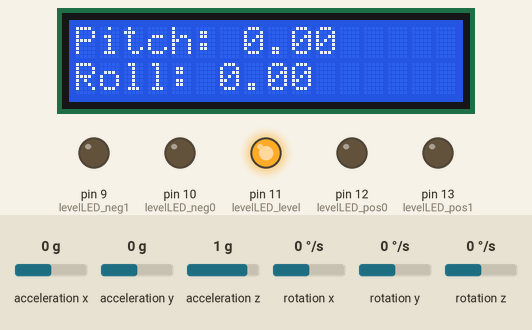
Recording of a sketch running on a simulated Arduino Uno, built with avr-gcc and run on an emulated ATmega328P. On the bench: 16×2 character LCD, output pins drawn as LEDs (lit = HIGH). Wiring (inferred from the names in the program): MPU-6050 motion sensor at I2C address 0x68. Inputs (shaded band) come from the test bench; at power-on: acceleration x 0 g, acceleration y 0 g, rotation x 0 °/s, acceleration z 1 g, rotation z 0 °/s, rotation y 0 °/s. What the sketch prints to the serial monitor is not drawn.

Above: at 6.0 s.
6.1 s: acceleration x set to -1.4 g
At 6.76 s:
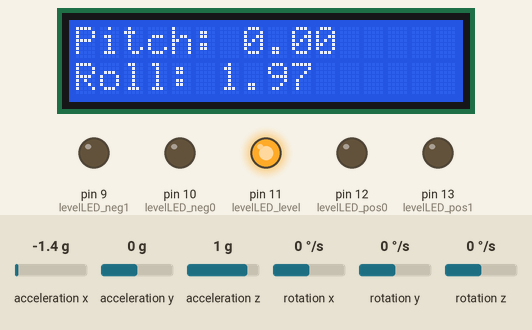
9.1 s: acceleration y set to -1.4 g
At 9.76 s:
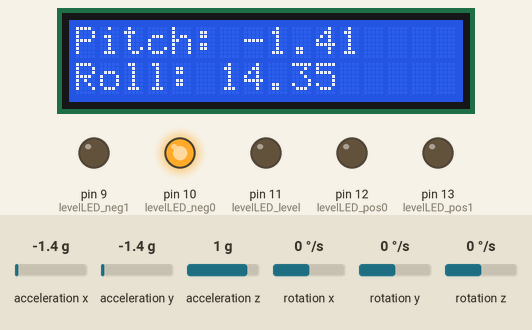
12.1 s: rotation x set to 100 °/s
At 12.35 s:
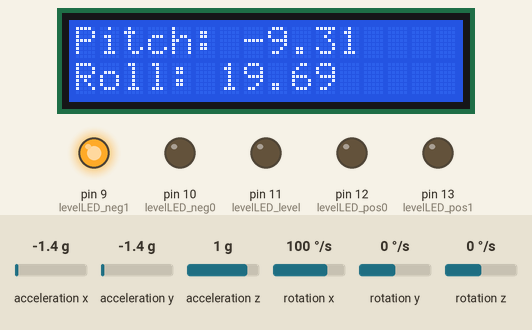
15.1 s: acceleration z set to -1.4 g
At 15.38 s:
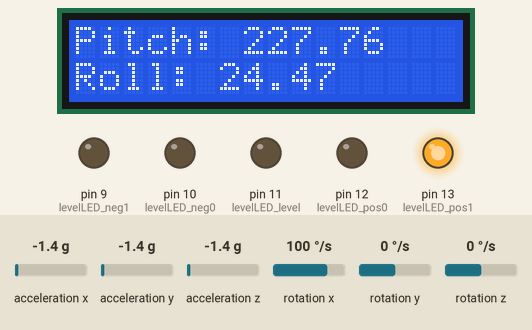
17.0 s: rotation z set to -192 °/s
At 17.54 s:
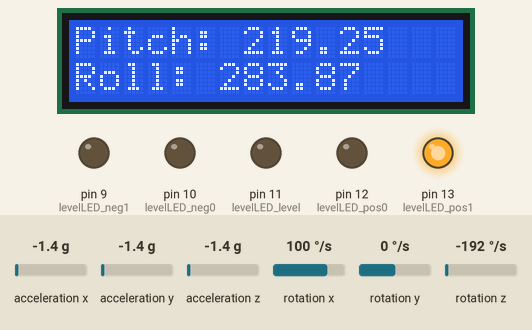
19.2 s: rotation x set to -192 °/s
At 19.71 s:
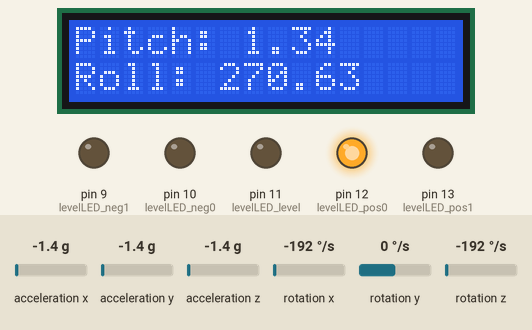
Timing chart, 0 to 22.4 s (numbered marks = the images above; inputs shaded):
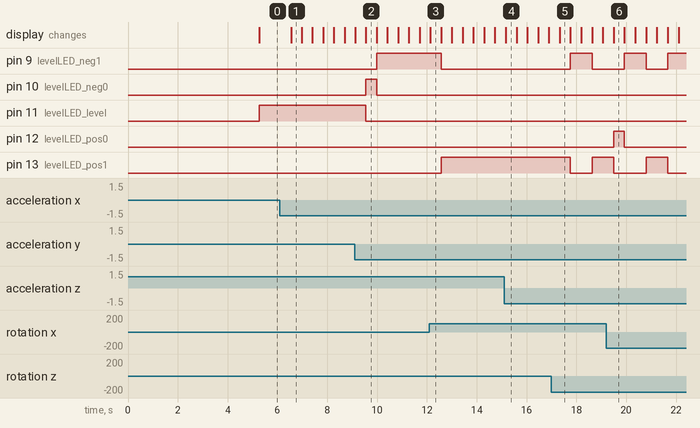

Measured:
- after the input at 6.1 s, the display: changes after 0.45 s (image 1)
- after the input at 9.1 s, pin 9 (levelLED_neg1): LOW → HIGH after 0.88 s; pin 10 (levelLED_neg0): LOW → HIGH after 0.45 s, → LOW 0.43 s later; pin 11 (levelLED_level): HIGH → LOW after 0.45 s
- after the input at 12.1 s, pin 9 (levelLED_neg1): HIGH → LOW after 0.47 s; pin 13 (levelLED_pos1): LOW → HIGH after 0.47 s
- after the input at 17.0 s, pin 9 (levelLED_neg1): LOW → HIGH after 0.76 s, → LOW 0.87 s later; pin 13 (levelLED_pos1): HIGH → LOW after 0.76 s, → HIGH 0.87 s later
- after the input at 19.2 s, pin 12 (levelLED_pos0): LOW → HIGH after 0.29 s, → LOW 0.43 s later
- what the display in image 1 shows lasts 0.5 s, from 6.5 s to 7.0 s

The sketch:

aurdiuno_level.ino
```cpp
/*
  Electronic Level
  mpu-6050-level.ino
  Uses MPU-6050 IMU
  Displays on 16 x 2  lcd and LED


*/

// Include Wire Library for I2C
#include <Wire.h>

// Include NewLiquidCrystal Library for I2C
#include <LiquidCrystal_I2C.h>


// Define I2C Address - change if reqiuired


LiquidCrystal_I2C lcd(0x27, 16, 2);

// Level LEDs
int levelLED_neg1 = 9;
int levelLED_neg0 = 10;
int levelLED_level = 11;
int levelLED_pos0 = 12;
int levelLED_pos1 = 13;


//Variables for Gyroscope
int gyro_x, gyro_y, gyro_z;
long gyro_x_cal, gyro_y_cal, gyro_z_cal;
boolean set_gyro_angles;

long acc_x, acc_y, acc_z, acc_total_vector;
float angle_roll_acc, angle_pitch_acc;

float angle_pitch, angle_roll;
int angle_pitch_buffer, angle_roll_buffer;
float angle_pitch_output, angle_roll_output;

// Setup timers and temp variables
long loop_timer;
int temp;

// Display counter
int displaycount = 0;

void setup() {

  //Start I2C
  Wire.begin();

  // Set display type as 16 char, 2 rows
  lcd.begin();

  // Set Level LEDs as outputs
  pinMode(levelLED_neg1, OUTPUT);
  pinMode(levelLED_neg0, OUTPUT);
  pinMode(levelLED_level, OUTPUT);
  pinMode(levelLED_pos0, OUTPUT);
  pinMode(levelLED_pos1, OUTPUT);


  //Setup the registers of the MPU-6050
  setup_mpu_6050_registers();

  //Read the raw acc and gyro data from the MPU-6050 1000 times
  for (int cal_int = 0; cal_int < 1000 ; cal_int ++){
    read_mpu_6050_data();
    //Add the gyro x offset to the gyro_x_cal variable
    gyro_x_cal += gyro_x;
    //Add the gyro y offset to the gyro_y_cal variable
    gyro_y_cal += gyro_y;
    //Add the gyro z offset to the gyro_z_cal variable
    gyro_z_cal += gyro_z;
    //Delay 3us to have 250Hz for-loop
    delay(3);
  }

  // Divide all results by 1000 to get average offset
  gyro_x_cal /= 1000;
  gyro_y_cal /= 1000;
  gyro_z_cal /= 1000;

  // Start Serial Monitor
  Serial.begin(115200);

  // Init Timer
  loop_timer = micros();
}

void loop(){

  // Get data from MPU-6050
  read_mpu_6050_data();

  //Subtract the offset values from the raw gyro values
  gyro_x -= gyro_x_cal;
  gyro_y -= gyro_y_cal;
  gyro_z -= gyro_z_cal;

  //Gyro angle calculations . Note 0.0000611 = 1 / (250Hz x 65.5)

  //Calculate the traveled pitch angle and add this to the angle_pitch variable
  angle_pitch += gyro_x * 0.0000611;
  //Calculate the traveled roll angle and add this to the angle_roll variable
  //0.000001066 = 0.0000611 * (3.142(PI) / 180degr) The Arduino sin function is in radians
  angle_roll += gyro_y * 0.0000611;

  //If the IMU has yawed transfer the roll angle to the pitch angle
  angle_pitch += angle_roll * sin(gyro_z * 0.000001066);
  //If the IMU has yawed transfer the pitch angle to the roll angle
  angle_roll -= angle_pitch * sin(gyro_z * 0.000001066);

  //Accelerometer angle calculations

  //Calculate the total accelerometer vector
  acc_total_vector = sqrt((acc_x*acc_x)+(acc_y*acc_y)+(acc_z*acc_z));

  //57.296 = 1 / (3.142 / 180) The Arduino asin function is in radians
  //Calculate the pitch angle
  angle_pitch_acc = asin((float)acc_y/acc_total_vector)* 57.296;
  //Calculate the roll angle
  angle_roll_acc = asin((float)acc_x/acc_total_vector)* -57.296;

  //Accelerometer calibration value for pitch
  angle_pitch_acc -= 0.0;
  //Accelerometer calibration value for roll
  angle_roll_acc -= 0.0;

  if(set_gyro_angles){

  //If the IMU has been running
  //Correct the drift of the gyro pitch angle with the accelerometer pitch angle
    angle_pitch = angle_pitch * 0.9996 + angle_pitch_acc * 0.0004;
    //Correct the drift of the gyro roll angle with the accelerometer roll angle
    angle_roll = angle_roll * 0.9996 + angle_roll_acc * 0.0004;
  }
  else{
    //IMU has just started
    //Set the gyro pitch angle equal to the accelerometer pitch angle
    angle_pitch = angle_pitch_acc;
    //Set the gyro roll angle equal to the accelerometer roll angle
    angle_roll = angle_roll_acc;
    //Set the IMU started flag
    set_gyro_angles = true;
  }

  //To dampen the pitch and roll angles a complementary filter is used
  //Take 90% of the output pitch value and add 10% of the raw pitch value
  angle_pitch_output = angle_pitch_output * 0.9 + angle_pitch * 0.1;
  //Take 90% of the output roll value and add 10% of the raw roll value
  angle_roll_output = angle_roll_output * 0.9 + angle_roll * 0.1;
  //Wait until the loop_timer reaches 4000us (250Hz) before starting the next loop

  // Print to Serial Monitor
  Serial.print(" | Angle  = "); Serial.println(angle_pitch_output);


  // Increment the display counter
  displaycount = displaycount +1;

  if (displaycount > 100) {

  lcd.clear();
  // Print on first row of LCD
  lcd.setCursor(0,0);
  lcd.print("Pitch: ");
  lcd.print(angle_pitch_output);
  lcd.setCursor(0,1);
  lcd.print("Roll: ");
  lcd.print(angle_roll_output);


  // Check Angle for Level LEDs

    if (angle_pitch_output < -2.01) {
    // Turn on Level LED
    digitalWrite(levelLED_neg1, HIGH);
    digitalWrite(levelLED_neg0, LOW);
    digitalWrite(levelLED_level, LOW);
    digitalWrite(levelLED_pos0, LOW);
    digitalWrite(levelLED_pos1, LOW);

    } else if ((angle_pitch_output > -2.00) && (angle_pitch_output < -1.01)) {
    // Turn on Level LED
    digitalWrite(levelLED_neg1, LOW);
    digitalWrite(levelLED_neg0, HIGH);
    digitalWrite(levelLED_level, LOW);
    digitalWrite(levelLED_pos0, LOW);
    digitalWrite(levelLED_pos1, LOW);

    } else if ((angle_pitch_output < 1.00) && (angle_pitch_output > -1.00)) {
    // Turn on Level LED
    digitalWrite(levelLED_neg1, LOW);
    digitalWrite(levelLED_neg0, LOW);
    digitalWrite(levelLED_level, HIGH);
    digitalWrite(levelLED_pos0, LOW);
    digitalWrite(levelLED_pos1, LOW);

    } else if ((angle_pitch_output > 1.01) && (angle_pitch_output < 2.00)) {
    // Turn on Level LED
    digitalWrite(levelLED_neg1, LOW);
    digitalWrite(levelLED_neg0, LOW);
    digitalWrite(levelLED_level, LOW);
    digitalWrite(levelLED_pos0, HIGH);
    digitalWrite(levelLED_pos1, LOW);

    } else if (angle_pitch_output > 2.01) {
    // Turn on Level LED
    digitalWrite(levelLED_neg1, LOW);
    digitalWrite(levelLED_neg0, LOW);
    digitalWrite(levelLED_level, LOW);
    digitalWrite(levelLED_pos0, LOW);
    digitalWrite(levelLED_pos1, HIGH);

    }

  displaycount = 0;

  }


 while(micros() - loop_timer < 4000);
 //Reset the loop timer
 loop_timer = micros();

}

void setup_mpu_6050_registers(){

  //Activate the MPU-6050

  //Start communicating with the MPU-6050
  Wire.beginTransmission(0x68);
  //Send the requested starting register
  Wire.write(0x6B);
  //Set the requested starting register
  Wire.write(0x00);
  //End the transmission
  Wire.endTransmission();

  //Configure the accelerometer (+/-8g)

  //Start communicating with the MPU-6050
  Wire.beginTransmission(0x68);
  //Send the requested starting register
  Wire.write(0x1C);
  //Set the requested starting register
  Wire.write(0x10);
  //End the transmission
  Wire.endTransmission();

  //Configure the gyro (500dps full scale)

  //Start communicating with the MPU-6050
  Wire.beginTransmission(0x68);
  //Send the requested starting register
  Wire.write(0x1B);
  //Set the requested starting register
  Wire.write(0x08);
  //End the transmission
  Wire.endTransmission();

}


void read_mpu_6050_data(){

  //Read the raw gyro and accelerometer data

  //Start communicating with the MPU-6050
  Wire.beginTransmission(0x68);
  //Send the requested starting register
  Wire.write(0x3B);
  //End the transmission
  Wire.endTransmission();
  //Request 14 bytes from the MPU-6050
  Wire.requestFrom(0x68,14);
  //Wait until all the bytes are received
  while(Wire.available() < 14);

  //Following statements left shift 8 bits, then bitwise OR.
  //Turns two 8-bit values into one 16-bit value
  acc_x = Wire.read()<<8|Wire.read();
  acc_y = Wire.read()<<8|Wire.read();
  acc_z = Wire.read()<<8|Wire.read();
  temp = Wire.read()<<8|Wire.read();
  gyro_x = Wire.read()<<8|Wire.read();
  gyro_y = Wire.read()<<8|Wire.read();
  gyro_z = Wire.read()<<8|Wire.read();
}
```
